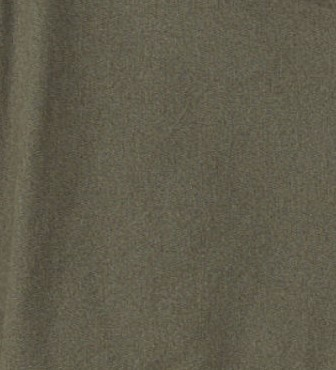
#> input picture imgs/imgs_patches/cotton2.jpg, 336 x 370 px; its folder holds only this picture in this run
$ jupyter execute --allow-errors ImageProcessing8_TextureAnalysis.ipynb   (older library calls are emulated)
#> lines starting #> are read from the running program, lines starting #| are printed output that depends on the picture
# Lab 9 - Texture Analysis

## Part A

### Objective

The goal of this part is to segment the following photo into 3 segments:
1. a segment for clothes with a jeans texture
2. a segment for clothes with a cotton texture
3. a segment for the background

</img>

[cell 1]
# All the imports you will need in the whole lab
from skimage.feature import graycomatrix, graycoprops
from skimage import io
from skimage.color import rgb2gray
import matplotlib.pyplot as plt
import os
import numpy as np

## Section 1

In this section, you will extract features from image samples of the jeans and cotton texture using GLCM, then we will plot our feature space to see if our features are able to differentiate between the textures of jeans, cotton, and background.

### TODO Implement get_glcm_features

You will need the following two functions:

greycomatrix, doc link -> https://scikit-image.org/docs/dev/api/skimage.feature.html#greycomatrix <br>
greycoprops, doc link -> https://scikit-image.org/docs/dev/api/skimage.feature.html#skimage.feature.greycoprops

[cell 2]
def get_glcm_features(gray_scale_img):
    """
    Given a grayscale image with graylevels from 0 - 255, this function returns the contrast
    and the homogeneity features of the image with the help of GLCM
    """
    # Tip: Make sure you understand the input-output of everything you write,
    # not doing that results in bugs that makes you take a lot of time solving the lab
    glcm = graycomatrix(gray_scale_img, distances=[5], angles=[0])

    return graycoprops(glcm, 'contrast')[0, 0], graycoprops(glcm, 'homogeneity')[0, 0]

The following part will extract the contrast and homogeneity of samples of jeans and cotton in the folder "imgs_patches" using your function. So, for each sample image, we will have a point in a 2D feature space. Then, it will plot this feature space.

[cell 3]
# You don't need to understand how this function works
def get_fname_images_tuple(directory):
#> called with directory = './imgs/imgs_patches'
    fnames = os.listdir(directory)
    to_return = []
    for fn in fnames:
        path = os.path.join(directory, fn)
        gray_scale_image = (rgb2gray(io.imread(path)) * 255).astype(np.uint8)
#> gray_scale_image: shape (370, 336); min 57, max 122, mean 91.7
        to_return.append((fn, gray_scale_image))

    return to_return

# You don't need to understand how this function works


def plot_2d_features_with_names(names_fts_list, xlabel, ylabel):
    x = [names_fts[1][0] for names_fts in names_fts_list]
    y = [names_fts[1][1] for names_fts in names_fts_list]
    txts = [names_fts[0] for names_fts in names_fts_list]

    fig, ax = plt.subplots()
    ax.scatter(x, y)

    for i, txt in enumerate(txts):
        ax.annotate(txt, (x[i], y[i]))
    ax.grid()
    ax.set_xlabel(xlabel)
    ax.set_ylabel(ylabel)
    fig = plt.gcf()
    fig.set_size_inches(13, 8)


fn_img_list = get_fname_images_tuple(r'./imgs/imgs_patches')
#> fn_img_list = 1 item

fn_ft_list = []
for fn, img in fn_img_list:
    fn_ft_list.append((fn, get_glcm_features(img)))
#> this loop made 1 pass
#> fn on pass 1: 'cotton2.jpg'
#> after the loop, fn_ft_list = [('cotton2.jpg', (59.46, 0.15))]

plot_2d_features_with_names(fn_ft_list, 'contrast', 'homogeneity')
#> in plot_2d_features_with_names, `x = [names_fts[1][0] for names_fts in names_fts_list]`: x = [59.46]
#> in plot_2d_features_with_names, `y = [names_fts[1][1] for names_fts in names_fts_list]`: y = [0.15]
#> in plot_2d_features_with_names, `txts = [names_fts[0] for names_fts in names_fts_list]`: txts = ['cotton2.jpg']
#> the loop in plot_2d_features_with_names, `for i, txt in enumerate(txts):` made 1 pass
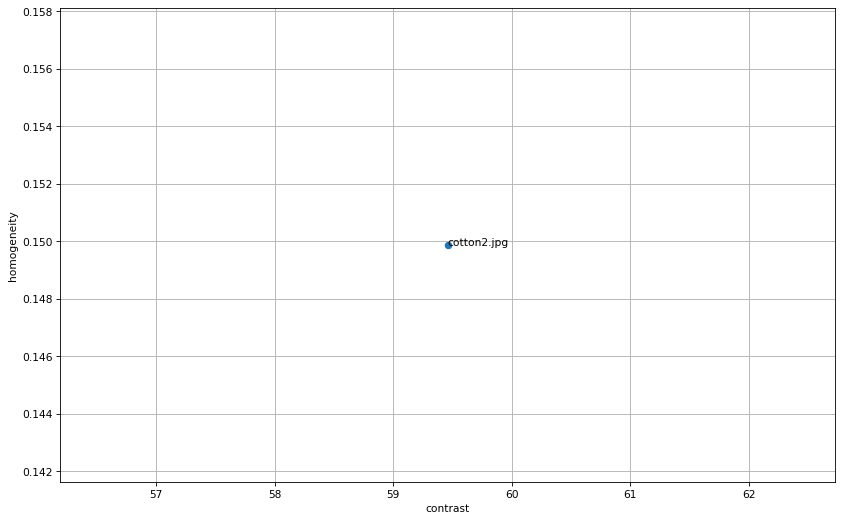
#> figure drawn by matplotlib, 1 panel

## Section 2

You should have noticed that the previous section showed us that we can differentiate between jeans, cotton, & background patches using contrast and homogeneity. So, in this section, we will classify an unknown patch into one of those categories using a simple rule-based classifier. This will make us able to segment an image.

[cell 4]
# TODO implement this function

def classify_patch(contrast, homogeneity):
    """
    Given the contrast and homogeneity values of a certain image patch, this function
    will return the class of the patch, i.e either 'jeans', 'cotton', or 'background'
    """
    # Hint: We can decide whether the patch is background or not by simply checking 'if' the homogeneity is greater than 0.6
    if homogeneity > 0.6:
        return 'background'
    elif contrast < 400:
        return 'cotton'
    else:
        return 'jeans'

### TODO Complete todos in segment_img

This function is given an RGB image, and returns the segmented image coloring jeans patches in green, cotton patches in red, and the background in blue. Your final output should look like the following image:

</img>

[cell 5]
def segment_img(image):
    img = image.copy()
    patch_height = patch_width = 50

    # TODO complete the following skeleton

    # loop on the image patch by patch
    for y in range(0, img.shape[0], patch_height):
        for x in range(0, img.shape[1], patch_width):
            patch = img[y:y + patch_height, x:x + patch_width]

            patch_grayscale = (rgb2gray(patch)
                               * 255).astype(np.uint8)

            contrast, homogeneity = get_glcm_features(patch_grayscale)
            classification = classify_patch(contrast, homogeneity)
            if classification == 'cotton':
                patch[:, :, 0] = 255
            elif classification == 'jeans':
                patch[:, :, 1] = 255
            else:
                patch[:, :, 2] = 255

    return img

[cell 6]
# Testing your work
image = io.imread('./imgs/test.jpg')
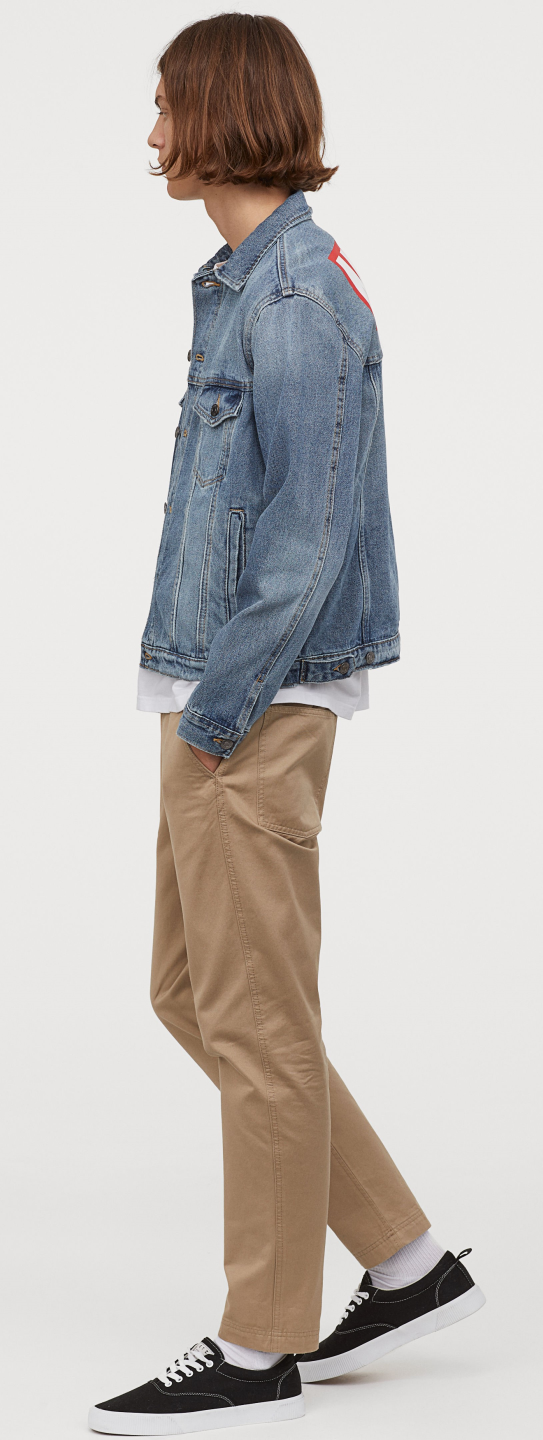
#> input picture imgs/test.jpg, 1629 x 4319 px (shown at 1/3 size)
#> image is the input picture: shape (4319, 1629, 3); mean R, G, B 197, 192.8, 189.6
segmented_image = segment_img(image)
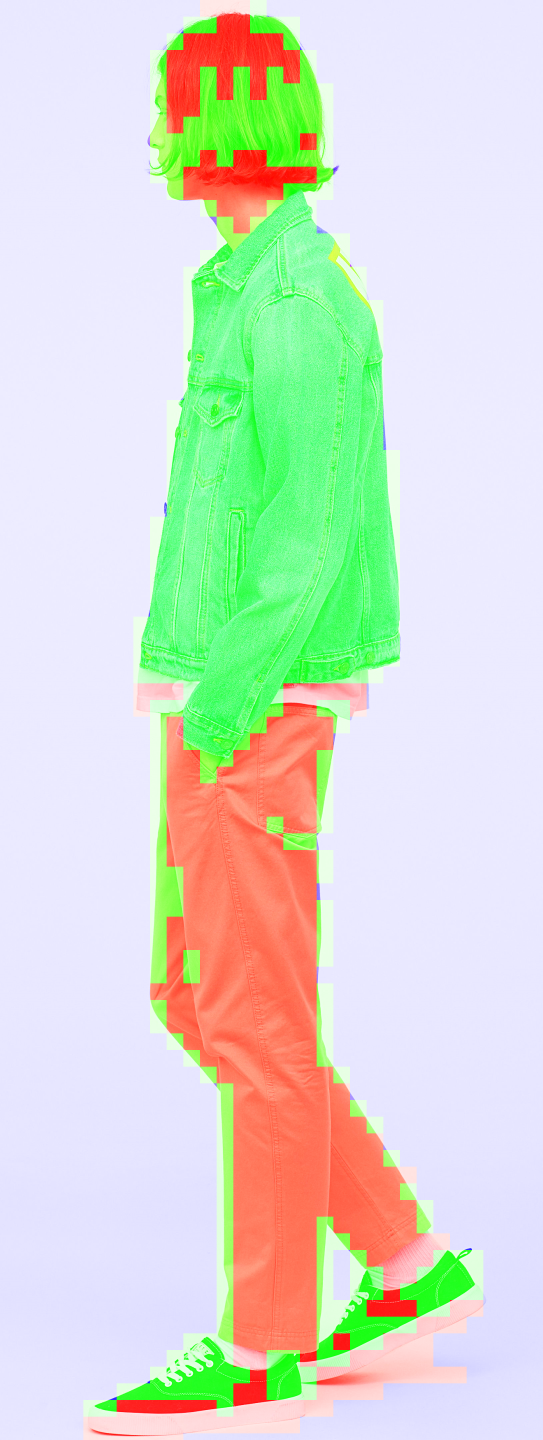
#> segmented_image: shape (4319, 1629, 3) (shown at 1/3 size); mean R, G, B 213, 220.7, 205.3
io.imshow(segmented_image)
